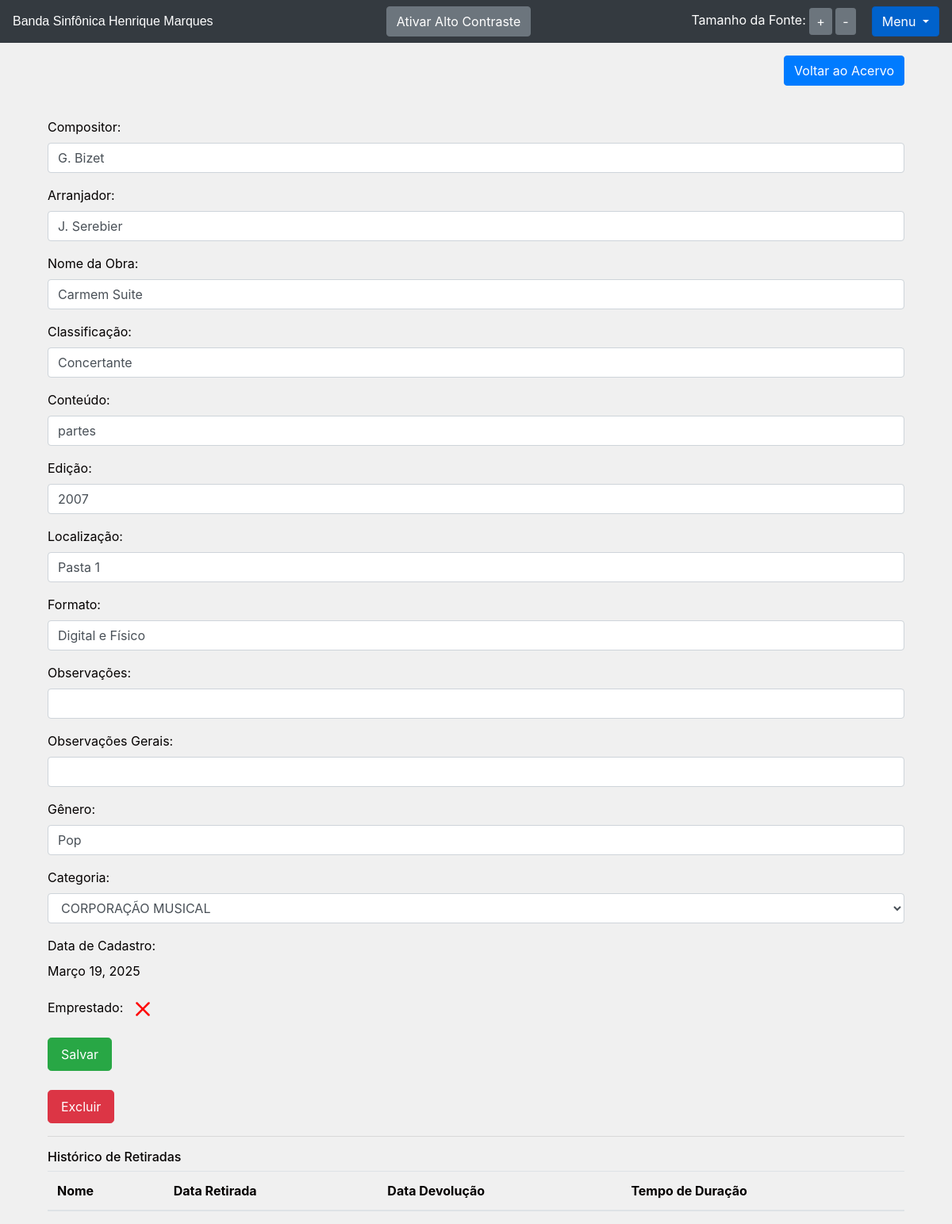
Screenshot of /livro/ver_livro/6 (signed in) with the database file from the repository.
### livro/models.py (models this page shows, shortened)
class Livros(models.Model):
    nome = models.CharField(max_length = 100, blank = True)
    autor = models.CharField(max_length = 30, blank = True)
    co_autor = models.CharField(max_length = 30, blank = True)
    data_cadastro = models.DateField(default = date.today)
    emprestado = models.BooleanField(default = False)
    categoria = models.ForeignKey(Categoria, on_delete=models.DO_NOTHING)
    usuario = models.ForeignKey(Usuario, on_delete=models.DO_NOTHING)
    localizacao = models.CharField(max_length = 100, verbose_name='Localização')
    exemplares_disponiveis = models.CharField(max_length = 100, blank = True)
    compositor = models.CharField(max_length = 100, blank = True, verbose_name='Compositor')
    arranjador = models.CharField(max_length = 100, blank = True, verbose_name='Arranjador')
    obra = models.CharField(max_length = 100, verbose_name='Obra')
    classificacao = models.CharField(max_length = 100, verbose_name='Classificação')
    conteudo = models.CharField(max_length = 100, verbose_name='Conteúdo')
    edicao = models.CharField(max_length = 100, verbose_name='Edição')
    observacao = models.CharField(max_length = 200, blank = True, verbose_name='Observação')
    formato = models.CharField(max_length = 100, verbose_name='Formato')
    observacoes_gerais = models.CharField(max_length = 200, blank = True, verbose_name='Observações gerais')
    genero = models.CharField(max_length=50, blank=True, verbose_name='Gênero')
    class Meta:
        verbose_name = 'Partitura'

class Categoria(models.Model):
    nome = models.CharField(max_length=30)
    descricao = models.TextField()
    usuario = models.ForeignKey(Usuario, on_delete=models.DO_NOTHING)
    def __str__(self) -> str:
        return self.nome

### livro/views.py (the view)
# urls.py: path('ver_livro/<int:id>', views.ver_livros, name = 'ver_livros' ),
def ver_livros(request, id):
    if request.session.get('usuario'):
        livro = Livros.objects.get(id = id)
        if request.session.get('usuario') == livro.usuario.id:
            usuario = Usuario.objects.get(id = request.session['usuario'])
            categoria_livro = Categoria.objects.filter(usuario = request.session.get('usuario'))
            emprestimos = Emprestimos.objects.filter(livro = livro)
            form = CadastroLivro()
            form.fields['usuario'].initial = request.session['usuario']
            form.fields['categoria'].queryset = Categoria.objects.filter(usuario = usuario)
            form_categoria = CategoriaLivro()
            usuarios = Usuario.objects.all()
            livros_emprestar = Livros.objects.filter(usuario = usuario).filter(emprestado = False)
            livros_emprestados = Livros.objects.filter(usuario = usuario).filter(emprestado = True)
            return render(request, 'ver_livro.html', {'livro': livro,
                                                      'categoria_livro': categoria_livro,
                                                      'emprestimos': emprestimos,
                                                      'usuario_logado': request.session.get('usuario'),
                                                      'form': form,
                                                      'id_livro': id,
                                                      'form_categoria': form_categoria,
                                                      'usuarios': usuarios,
                                                      'livros_emprestar': livros_emprestar,
                                                      'livros_emprestados': livros_emprestados})
        else:
            return HttpResponse('Esse livro não é seu')
    return redirect('/auth/login/?status=2')

### livro/forms.py
class CadastroLivro(forms.ModelForm):
    class Meta:
        model = Livros
        fields = ['categoria','compositor', 'arranjador', 'obra', 'classificacao', 'conteudo', 'edicao', 'edicao', 'observacao', 'data_cadastro', 'emprestado', 'localizacao', 'categoria', 'formato', 'usuario', 'observacoes_gerais', 'genero']
    def __init__(self, *args, **kwargs):
        super().__init__(*args, **kwargs)
        self.fields['usuario'].widget = forms.HiddenInput()

class CategoriaLivro(forms.Form):
    nome = forms.CharField(max_length=30)
    descricao = forms.CharField(max_length=60)
    def __init__(self, *args, **kwargs):
        super().__init__(*args, **kwargs)
        self.fields['descricao'].widget = forms.Textarea()

### livro/templates/ver_livro.html (shortened to what this page needs)
{% extends 'base.html' %}
{% load filtros %}
{% block 'body_extra' %}
<div class="container">
  <div class="container">
    <div class="d-flex justify-content-end mt-3">
      <a href="{% url 'home' %}" class="btn btn-primary mb-3">Voltar ao Acervo</a>
    </div>
  <br>
  <form action="{% url 'alterar_livro' %}" method="POST">
    <div class="form-group">
      <label for="compositor">Compositor:</label>
      <input id="compositor" class="form-control" type="text" value="{{livro.compositor}}" name="compositor" aria-label="Compositor">
    </div>
    <div class="form-group">
      <label for="arranjador">Arranjador:</label>
      <input id="arranjador" class="form-control" type="text" value="{{livro.arranjador}}" name="arranjador" aria-label="Arranjador">
    </div>
    <div class="form-group">
      <label for="obra">Nome da Obra:</label>
      <input id="obra" class="form-control" type="text" value="{{livro.obra}}" name="obra" aria-label="Nome da obra">
    </div>
    <div class="form-group">
      <label for="classificacao">Classificação:</label>
      <input id="classificacao" class="form-control" type="text" value="{{livro.classificacao}}" name="classificacao" aria-label="Classificação">
    </div>
    <div class="form-group">
      <label for="conteudo">Conteúdo:</label>
      <input id="conteudo" class="form-control" type="text" value="{{livro.conteudo}}" name="conteudo" aria-label="Conteúdo">
    </div>
    <div class="form-group">
      <label for="edicao">Edição:</label>
      <input id="edicao" class="form-control" type="text" value="{{livro.edicao}}" name="edicao" aria-label="Edição">
    </div>
    <div class="form-group">
      <label for="localizacao">Localização:</label>
      <input id="localizacao" class="form-control" type="text" value="{{livro.localizacao}}" name="localizacao" aria-label="Localização">
    </div>
    <div class="form-group">
      <label for="formato">Formato:</label>
      <input id="formato" class="form-control" type="text" value="{{livro.formato}}" name="formato" aria-label="Formato">
    </div>
    <div class="form-group">
      <label for="observacao">Observações:</label>
      <input id="observacao" class="form-control" type="text" value="{{livro.observacao}}" name="observacao" aria-label="Observações">
    </div>
    <div class="form-group">
      <label for="observacoes_gerais">Observações Gerais:</label>
      <input id="observacoes_gerais" class="form-control" type="text" value="{{livro.observacoes_gerais}}" name="observacoes_gerais" aria-label="Observações gerais">
    </div>
    <div class="form-group">
      <label for="genero">Gênero:</label>
      <input id="genero" class="form-control" type="text" value="{{livro.genero}}" name="genero" aria-label="Gênero">
    </div>
    <div class="form-group">
      <label for="categoria_id">Categoria:</label>
      <select id="categoria_id" class="form-control" name="categoria_id" aria-label="Categoria">
        {% for i in categoria_livro %}
          <option value="{{i.id}}" {% if livro.categoria.nome == i.nome %}selected{% endif %}>{{i}}</option>
        {% endfor %}
      </select>
    </div>
    <div class="form-group">
      <label>Data de Cadastro:</label>
      <p>{{livro.data_cadastro}}</p>
    </div>
    <div class="form-group">
      <label>Emprestado:</label>
    </div>
    <button type="submit" class="btn btn-success btn-lg">Salvar</button>
  </form>
  <br>
  <button type="button" class="btn btn-danger btn-lg" data-toggle="modal" data-target="#exampleModal2">
    Excluir
  </button>
  <hr>
  <h2>Histórico de Retiradas</h2>
  <table class="table table-striped" role="grid" aria-label="Histórico de Retiradas">
    <thead>
      <tr>
        <th scope="col">Nome</th>
        <th scope="col">Data Retirada</th>
        <th scope="col">Data Devolução</th>
        <th scope="col">Tempo de Duração</th>
      </tr>
    </thead>
  </table>
</div>
{% endblock %}

### templates/base.html (style rules this page uses)
body { background-size: cover; background-position: center; background-repeat: no-repeat; background-attachment: fixed; background-color: #f0f0f0; color:#040100 }
.table.table-striped { color:#040100 }

### rows the page displays
Livros: compositor "G. Bizet", arranjador "J. Serebier", obra "Carmem Suite", classificacao "Concertante", conteudo "partes", edicao "2007", localizacao "Pasta 1", formato "Digital e Físico", genero "Pop", categoria_id "CORPORAÇÃO MUSICAL", data_cadastro "Março 19, 2025"
